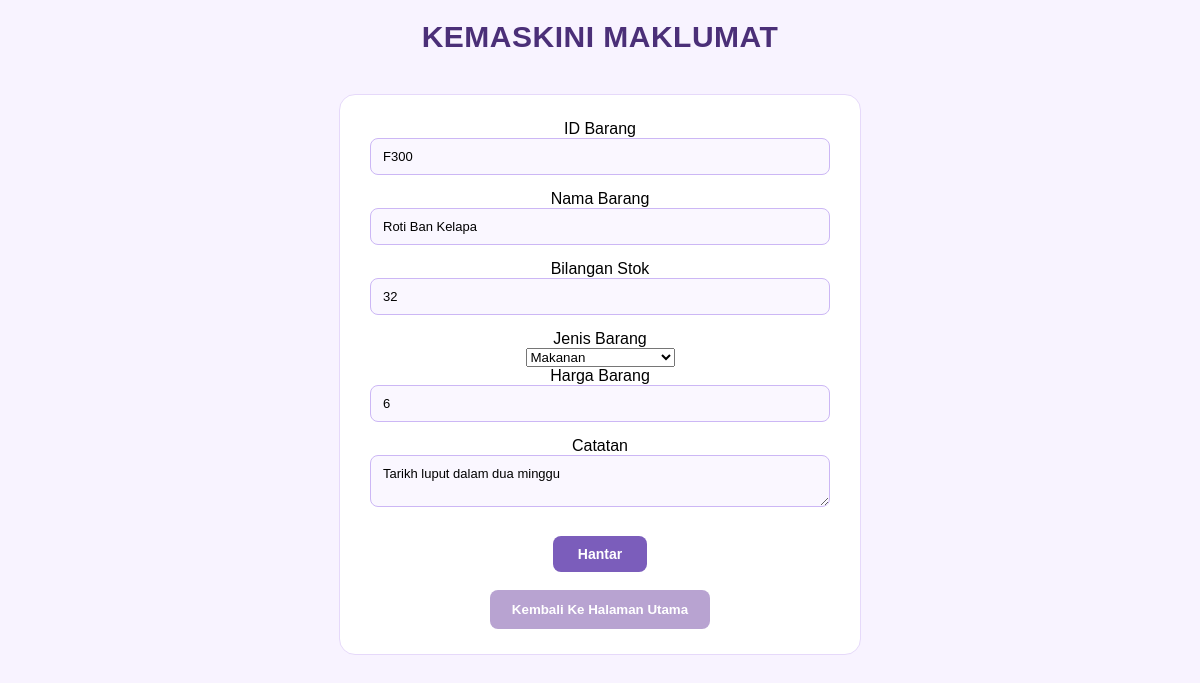
Screenshot of /update.php?idbarang=F300 with the database file from the repository.
### tables this page shows
CREATE TABLE `kedai_runcit` (
  `idbarang` varchar(10) NOT NULL,
  `namabarang` varchar(100) NOT NULL,
  `bilstok` int(15) NOT NULL,
  `jenisbarang` varchar(20) NOT NULL,
  `harga` double NOT NULL,
  `catatan` varchar(100) NOT NULL
);

### update.php (the view, shortened to what this page needs)
<?php
include('config.php');
if (isset($_GET['idbarang'])) {
    $id = $_GET['idbarang'];
} else {
    echo "No data available";
    $id = "";
}
$display = mysqli_query($conn, "SELECT * FROM kedai_runcit WHERE idbarang= '".$id."' ");
if (mysqli_num_rows($display) > 0) {
    while($row = mysqli_fetch_assoc($display)) {
        $id = $row['idbarang'];
        $nb = $row['namabarang'];
        $bs = $row['bilstok'];
        $jb = $row['jenisbarang'];
        $hg = $row['harga'];
        $ct = $row['catatan'];
    }
}
?>
<!DOCTYPE html>
<html>
    <head>
        <link rel="stylesheet" href="style.css">
    </head>
    <body>
        <h1 align="center">KEMASKINI MAKLUMAT</h1>
          <div class = "form1">
        <center>
    <form action ="" method = "post">
        <fieldset>
        <label>ID Barang</label> <br>
        <input type="text" name="idbarang" value="<?php echo $id ?>"> <br>
        <label>Nama Barang</label> <br>
        <input type="text" name="namabarang"  value="<?php echo $nb ?>"> <br>
        <label>Bilangan Stok</label> <br>
        <input type="text" name="bilstok"  value="<?php echo $bs ?>"> <br>
        <label>Jenis Barang</label> <br>
          <select type="text" name="jenisbarang" required>
        <option value="<?php echo $jb ?>"><?php echo $jb ?></option>
        </select> <br>
        <label>Harga Barang</label> <br>
        <input type="text" name="harga"  value="<?php echo $hg ?>"> <br>
        <label>Catatan</label> <br>
        <textarea name="catatan"><?php echo $ct ?></textarea> <br>
        <button type="submit" name="hantar">Hantar</button>
        </fieldset>
    </form>
    <br>
    <a href="index.php"><button>Kembali Ke Halaman Utama</button></a>
</center>
</div>
    </body>
</html>

### style.css (style rules this page uses)
* { margin: 0; padding: 0; box-sizing: border-box; font-family: "Montserrat", sans-serif; }
body { background: #f8f3ff; padding: 20px; }
h1 { text-align: center; margin-bottom: 25px; color: #4b2f78; font-size: 30px; letter-spacing: 0.5px; font-weight: 700; font-family: Verdana, Geneva, Tahoma, sans-serif; }
button { padding: 12px 22px; background: #b8a3d1; color: white; font-weight: bold; border: none; border-radius: 8px; }
.form1 { width: 45%; margin: 40px auto; padding: 25px 30px; background: #ffffff; border-radius: 16px; border: 1px solid #e6d9fa; }
form fieldset { border: none; padding: 0; }
form input, form textarea { width: 100%; padding: 10px 12px; margin-bottom: 15px; border: 1px solid #ccb7f5; border-radius: 8px; background: #faf7ff; font-size: 13px; }
form button { padding: 10px 25px; background: #7b5dbb; color: white; font-size: 14px; font-weight: 600; display: block; margin: 10px auto 0; }

### rows the page displays
kedai_runcit: idbarang "F300", namabarang "Roti Ban Kelapa", bilstok "32", jenisbarang "Makanan", harga "6", catatan "Tarikh luput dalam dua minggu"
